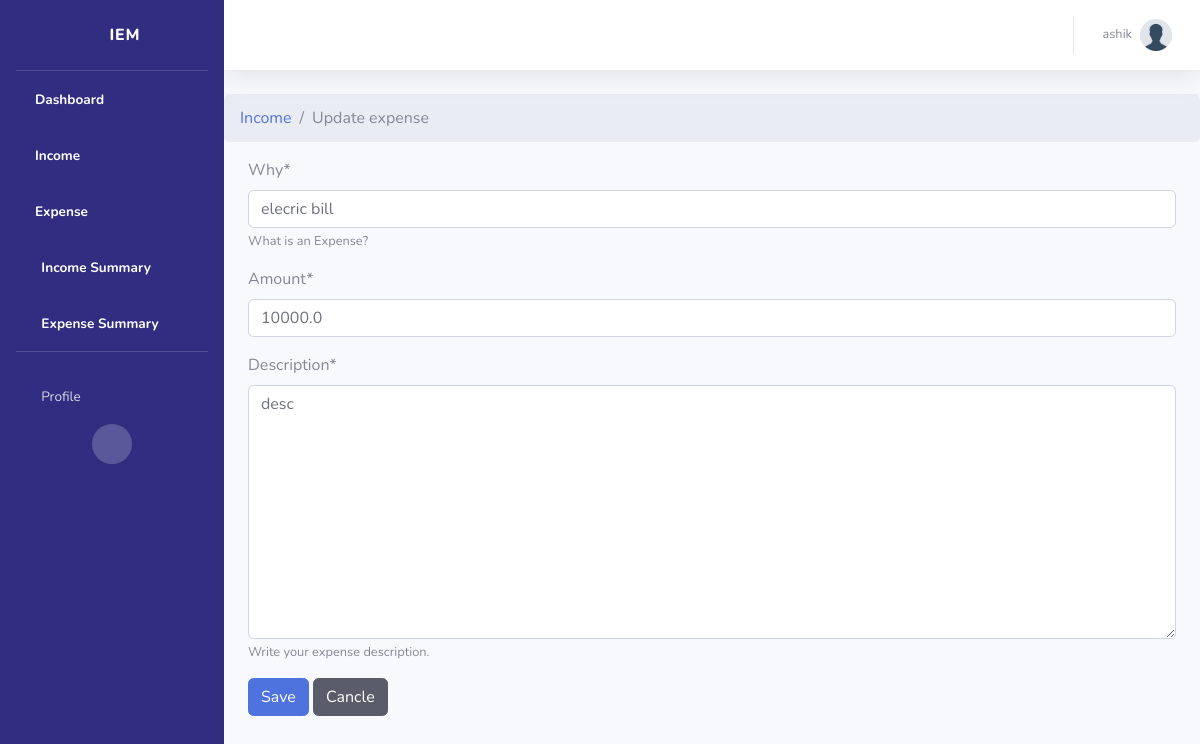
/expenses/update/3 (signed in), run on the app's committed database.
### accounts/models.py (models this page shows, shortened)
class Profile(models.Model):
    user = models.OneToOneField(User, on_delete=models.CASCADE)
    image = models.ImageField(upload_to="profiles", default="profiles/default.png")
    name = models.CharField(max_length=200, blank=True, null=True)
    email = models.EmailField(max_length=500, blank=True, null=True)
    bio = models.TextField(null=True, blank=True)
    phone_number = RegexValidator(
        regex=r"^\+(?:[0-9]●?){6,14}[0-9]$",
        message=_(
            "Enter a valid international mobile phone number starting with +(country code)"
        ),
    )
    city = models.CharField(
        verbose_name=_("City"), max_length=400, null=True, blank=True
    )
    country = CountryField(null=True, blank=True)
    class Meta:
        ordering = ["-id"]
        verbose_name_plural = "Profile"

### expenses/models.py (models this page shows, shortened)
class Expense(models.Model):
    why = models.CharField(max_length=200, help_text="What is an Expense?", null=True)
    amount = models.FloatField()
    date = models.DateTimeField(default=now)
    description = models.TextField(help_text="Write your expense description.")
    owner = models.ForeignKey(User, on_delete=models.CASCADE, null=True, blank=True)
    class Meta:
        ordering = [
            "-date",
        ]
        verbose_name_plural = "Expense"

### expenses/views.py (the view)
# urls.py: path("update/<int:pk>", views.expensesUpdate.as_view(), name="update"),
class expensesUpdate(SuccessMessageMixin, LoginRequiredMixin, UpdateView):
    model = Expense
    fields = ["why", "amount", "description"]
    template_name = "expenses/expenses_form.html"
    success_url = reverse_lazy("expense")
    success_message = "Expense successfully updated"

### templates/expenses/expenses_form.html (shortened to what this page needs)
{% extends 'partials/__base.html' %}
{% load crispy_forms_tags %}
{% load static %}
{% block body %}
    <div id="wrapper">
    {% include 'partials/__sidebar.html' %}
        <div id="content-wrapper" class="d-flex flex-column">
            <div id="content">
                <nav class="navbar navbar-expand navbar-light bg-white topbar mb-4 static-top shadow">
                    <ul class="navbar-nav ml-auto">
                        <li class="nav-item dropdown no-arrow">
                            <a class="nav-link dropdown-toggle" href="#" id="userDropdown" role="button"
                                data-toggle="dropdown" aria-haspopup="true" aria-expanded="false">
                                <span class="mr-2 d-none d-lg-inline text-gray-600 small">{{ user.username }}</span>
                                <img class="img-profile rounded-circle" src="{{ request.user.profile.image.url }}">
                            </a>
                        </li>
                    </ul>
                </nav>
                <nav aria-label="breadcrumb">
                <ol class="breadcrumb">
                    <li class="breadcrumb-item"><a class="hover:no-underline" href="{% url 'expense'%}">Income</a></li>
                    <li class="breadcrumb-item active" aria-current="page">Update expense</li>
                </ol>
                </nav>
                <div class="container">
                    <form  method="POST">
                        {{form|crispy}}
                        <button type="submit" class="btn btn-primary">Save</button>
                        <button  class="btn btn-dark">
                        <a class="text-white hover:no-underline" href="{% url 'expense'%}">Cancle</a>
                        </button>
                    </form>
                </div>
            </div>
        </div>
 {% endblock body %}

### data on the page
Expense: why "elecric bill", amount "10000.0", description "desc"

### other printed values
{{ user.username }} "ashik"
